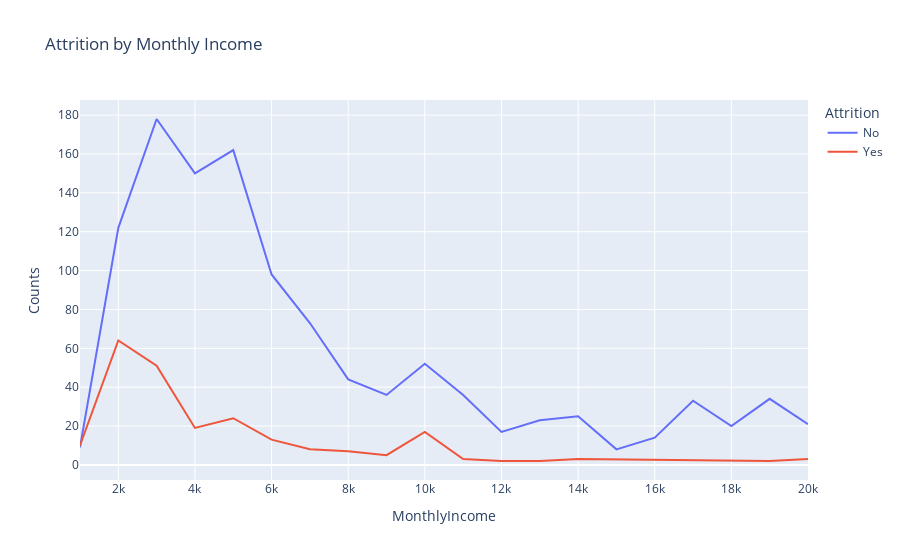

Here is the notebook cell this chart was saved with:
### Markdown cell above
### Other Plots

### Code cell
income_attr = data.groupby(['MonthlyIncome','Attrition']).apply(lambda x:x['Attrition'].count()).reset_index(name='Counts')
income_attr['MonthlyIncome'] = round(income_attr['MonthlyIncome'],-3)
income_attr = income_attr.groupby(['MonthlyIncome','Attrition']).apply(lambda x:x['MonthlyIncome'].count()).reset_index(name='Counts')
fig = px.line(income_attr, x='MonthlyIncome', y='Counts', color='Attrition', title='Attrition by Monthly Income')
fig.show()

### Figure 1 — Plotly figure (JSON) as saved in the notebook; plotly's stock layout.template omitted (floating-point values rounded to 4 significant figures)
{"data": [{"hovertemplate": "Attrition=No<br>MonthlyIncome=%{x}<br>Counts=%{y}<extra></extra>", "legendgroup": "No", "line": {"color": "#636efa", "dash": "solid"}, "mode": "lines", "name": "No", "orientation": "v", "showlegend": true, "type": "scatter", "x": [1000, 2000, 3000, 4000, 5000, 6000, 7000, 8000, 9000, 10000, 11000, 12000, 13000, 14000, 15000, 16000, 17000, 18000, 19000, 20000], "xaxis": "x", "y": [9, 122, 178, 150, 162, 98, 73, 44, 36, 52, 36, 17, 23, 25, 8, 14, 33, 20, 34, 21], "yaxis": "y"}, {"hovertemplate": "Attrition=Yes<br>MonthlyIncome=%{x}<br>Counts=%{y}<extra></extra>", "legendgroup": "Yes", "line": {"color": "#EF553B", "dash": "solid"}, "mode": "lines", "name": "Yes", "orientation": "v", "showlegend": true, "type": "scatter", "x": [1000, 2000, 3000, 4000, 5000, 6000, 7000, 8000, 9000, 10000, 11000, 12000, 13000, 14000, 19000, 20000], "xaxis": "x", "y": [10, 64, 51, 19, 24, 13, 8, 7, 5, 17, 3, 2, 2, 3, 2, 3], "yaxis": "y"}], "layout": {"legend": {"title": {"text": "Attrition"}, "tracegroupgap": 0}, "title": {"text": "Attrition by Monthly Income"}, "xaxis": {"anchor": "y", "domain": [0, 1], "title": {"text": "MonthlyIncome"}}, "yaxis": {"anchor": "x", "domain": [0, 1], "title": {"text": "Counts"}}}}
